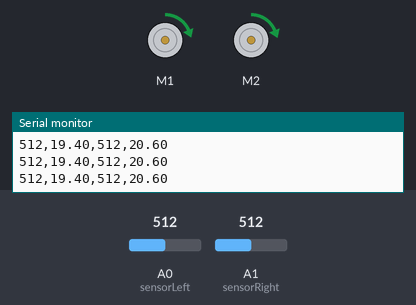
Bench run of a sketch on a simulated Arduino Uno, built with avr-gcc and run on an emulated ATmega328P. Parts: 2 × DC motor (green arrow = forward, orange = backward, longer = faster), the last lines printed to the serial monitor. Inputs (shaded band) come from the test bench; at power-on: A0 (sensorLeft) = 512, A1 (sensorRight) = 512.

Above: at 1.2 s.
1.3 s: A0 (sensorLeft) set to 90
At 1.7 s:
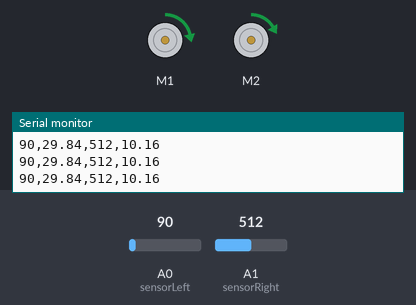
2.8 s: A1 (sensorRight) set to 1023
At 4.0 s:
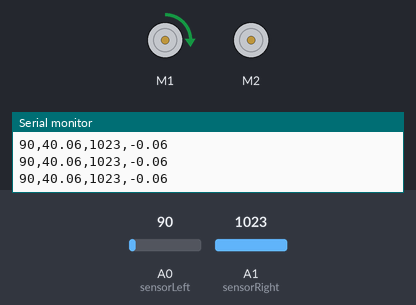
4.3 s: A0 (sensorLeft) set to 47
5.8 s: A0 (sensorLeft) set to 40
At 6.8 s:
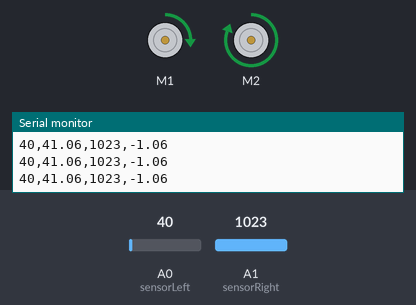
7.3 s: A1 (sensorRight) set to 1010
At 8.5 s:
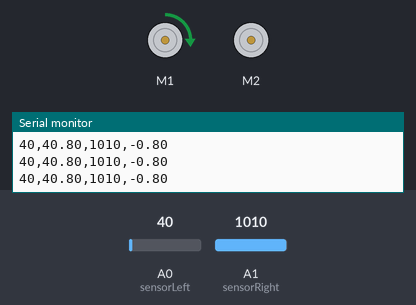
8.8 s: A1 (sensorRight) set to 306
At 9.9 s:
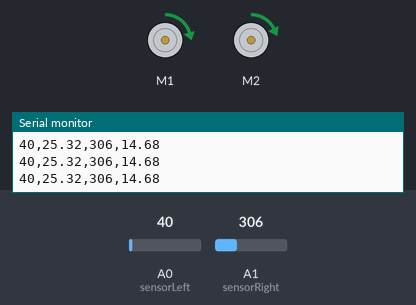
Timing chart, 0 to 11.8 s (numbered marks = the images above; inputs shaded):
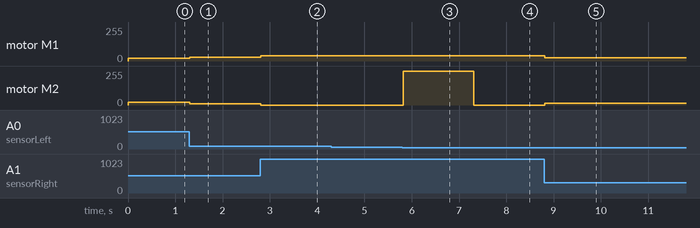

The sketch:

Lab3_Final.ino
```cpp
//imports
#include <Wire.h>
#include <Adafruit_MotorShield.h>

//IR sensor
const int sensorLeft = A0;
const int sensorRight = A1;
int dataRight; //right sensor output
int dataLeft; //left sensor output

//motor control
Adafruit_MotorShield AFMS = Adafruit_MotorShield();
Adafruit_DCMotor *motorLeft = AFMS.getMotor(1); //M1
Adafruit_DCMotor *motorRight = AFMS.getMotor(2); //M2
double speeds[] = {20,20}; //initial {left , right}

//PID control
double pGain = 0.02;
double correction;

void setup() {
  Serial.begin(9600); //serial monitor
  AFMS.begin();  // create with the default frequency 1.6KHz

  motorLeft->setSpeed(speeds[0]); //initialize motors
  motorRight->setSpeed(speeds[1]);
}

void loop() {

  //read sensors
  dataRight = analogRead(sensorRight);
  dataLeft = analogRead(sensorLeft);

  //calculate correction using P-only control
  correction = updatePID(dataRight-dataLeft);

  //alter speed accordingly
  if (correction > 0){
    speeds[0] = 20 + correction; //left wheel speed should be greater when positive
    speeds[1] = 20 - correction;
  }else{
    speeds[0] = 20 + correction;
    speeds[1] = 20 - correction; //right wheel should be greater when negative
  }

  //set new speeds
  motorLeft->setSpeed(speeds[0]);
  motorRight->setSpeed(speeds[1]);
  motorLeft->run(FORWARD);
  motorRight->run(FORWARD);


  //Data collection
  //Left sensor, Left speed, Right sensor, right speed
  Serial.print(dataLeft);
  Serial.print(",");
  Serial.print(speeds[0]);
  Serial.print(",");
  Serial.print(dataRight);
  Serial.print(",");
  Serial.println(speeds[1]);
}

double updatePID(double error){

  //amplifying error
  double pTerm, dTerm, iTerm;
  if(abs(error) < 100){
    error -= 30;
  }
  if(abs(error) > 300){
    error += 70;
  }

  pTerm = pGain*error;
  return pTerm;
}
```

Measured:
- the behaviour switches between 44 and 43 on A0 (sensorLeft) (found by bisection; images 2 and 3)
- the behaviour switches between 1020 and 1019 on A1 (sensorRight) (found by bisection; images 3 and 4)
- after the input at 1.3 s, motor M1: forward 19/255 → forward 29/255 at once; motor M2: forward 20/255 → forward 10/255 at once
- after the input at 2.8 s, motor M1: forward 29/255 → forward 40/255 at once; motor M2: forward 10/255 → stopped at once
- after the input at 5.8 s, motor M1: forward 40/255 → forward 41/255 at once; motor M2: stopped → forward 255/255 at once
- after the input at 7.3 s, motor M1: forward 41/255 → forward 40/255 at once; motor M2: forward 255/255 → stopped at once
- after the input at 8.8 s, motor M1: forward 40/255 → forward 25/255 at once; motor M2: stopped → forward 14/255 at once
